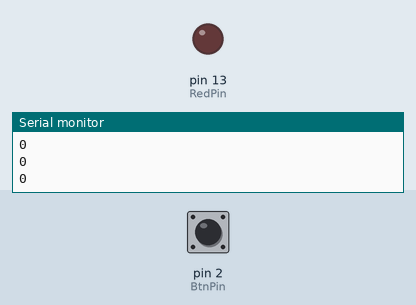
Simulated run of this sketch. Board: Arduino Uno, built with avr-gcc and run on an emulated ATmega328P. On the bench: output pins drawn as LEDs (lit = HIGH), the last lines printed to the serial monitor. The test bench sets the inputs (shaded band); at power-on: pin 2 (BtnPin) LOW.

Above: at 1.2 s.
1.3 s: pin 2 (BtnPin) pulled HIGH for 0.15 s
At 1.4 s:
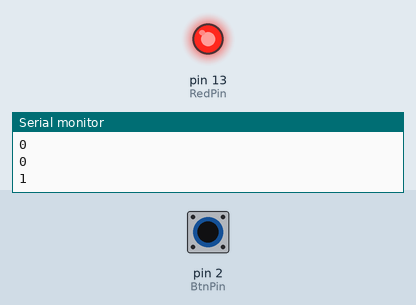
3.0 s: pin 2 (BtnPin) pulled HIGH for 3.2 s
At 6.8 s:
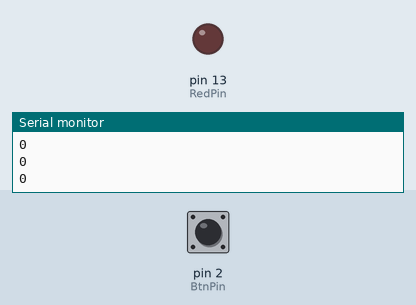
Timing chart, 0 to 8.3 s (numbered marks = the images above; inputs shaded):
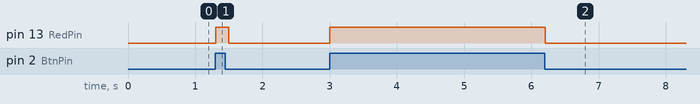

Measured:
- after the input at 1.3 s, pin 13 (RedPin): LOW → HIGH at once, → LOW 0.20 s later
- after the input at 3.0 s, pin 13 (RedPin): LOW → HIGH at once, → LOW 3.2 s later

The sketch:

button1.ino
```cpp
#define BtnPin 2
#define RedPin 13
void setup() {
  // put your setup code here, to run once:
  Serial.begin(115200);
  pinMode(BtnPin,INPUT);
  pinMode(RedPin,OUTPUT);
}

void loop() {
  Serial.println(digitalRead(BtnPin));
  if (digitalRead(BtnPin)==1){
    digitalWrite(RedPin,HIGH);
  }else{
    digitalWrite(RedPin,LOW);
  }
  delay(100);
}
```
